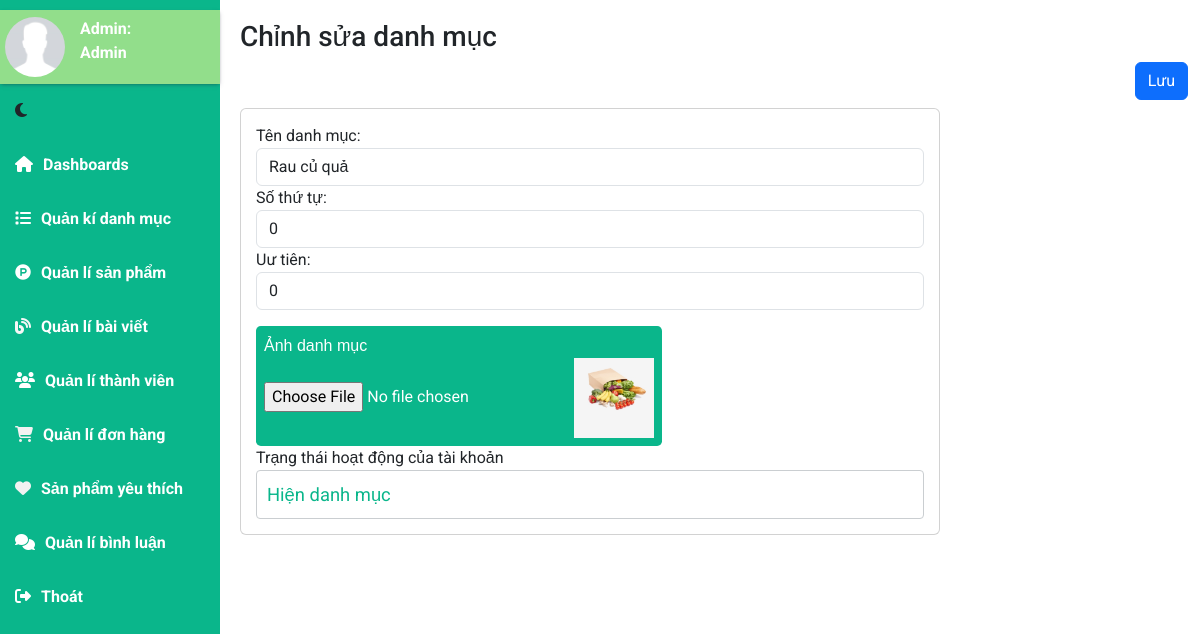
The page /admin/catagoryEdit/11 (signed in) on the database its author committed.
### tables this page shows
CREATE TABLE `danhmuc` (
  `MaDM` int NOT NULL,
  `TenDM` varchar(50) NOT NULL,
  `SoThuTu` int DEFAULT NULL COMMENT 'số thứ tự mà danh mục sẽ xuất hiện , tùy mình sắp xếp',
  `UuTien` tinyint(1) DEFAULT NULL COMMENT '0: là cho nó ẩn đi, 1 là cho nó xuất hiện tại trang chủ',
  `HinhAnh` text,
  `TrangThai` tinyint(1) NOT NULL DEFAULT '0' COMMENT '0 là hiện, 1 là ẩn'
);

### app/controller/c_admin.php (called while the page is built, shortened)
<?php
    class c_admin extends c_base{
        private $htmlAdmin;
        function __construct(){
            $this->htmlAdmin = new m_admin;
        }
            public function catagoryEdit(){
                $this->titlepage = "Admin edit catagory";
                preg_match('/\/admin\/catagoryEdit\/(\d+)/', $_SERVER['REQUEST_URI'], $matches);
                if (isset($matches[1])) {
                    $MaDM = $matches[1];
                    $getcataId = $this->htmlAdmin->get_catagoryId($MaDM);
                    $this->data['getcataId'] = $getcataId;
                }
                $this->renderView("admin/v_admin_edit_catagory", $this->titlepage ,$this->data);
            }
    }
?>

### app/routing/routeIndex.php (called while the page is built, shortened)
<?php
    $uri = isset($_GET['url']) ? "/".rtrim($_GET['url'], '/') : '/index';
    Route::dispatch($uri);
?>

### index.php (called while the page is built, shortened)
<?php
    include_once 'app/routing/routeIndex.php';
?>

### app/model/m_pdo.php (called while the page is built, shortened)
<?php
            class m_pdo{
        private $dbhost= DB_HOST;
        private $dbname= DB_NAME;
        private $username= DB_USERNAME;
        private $password = DB_PASSWORD;
        private $conn;
        function __construct(){
            try {
                $this->conn = new PDO("mysql:host=".$this->dbhost.";dbname=".$this->dbname, $this->username, $this->password);
                $this->conn->setAttribute(PDO::ATTR_ERRMODE, PDO::ERRMODE_EXCEPTION);
            } catch (PDOException $th) {
                throw $th;
            }
        }
        function pdo_query_one($sql){
            $sql_args = array_slice(func_get_args(), 1);
            try{
                $this->stmt = $this->conn->prepare($sql);
                $this->stmt->execute($sql_args);
                $row = $this->stmt->fetch(PDO::FETCH_ASSOC);
                return $row;
            }
            catch(PDOException $e){
                throw $e;
            }
            finally{
                unset($conn);
            }
        }
    }
?>

### app/model/m_admin.php (called while the page is built, shortened)
<?php
    class m_admin {
        private $data;
        function __construct(){
            $this->data = new m_pdo;
        }
        function get_catagoryId($MaDM){
            return $this->data->pdo_query_one("SELECT * FROM danhmuc WHERE MaDM = ?",$MaDM);
        }
    }
?>

### app/view/admin/v_admin_edit_catagory.php (the view, shortened to what this page needs)
<?php include_once 'v_admin_header.php'; $getcataId = $data['getcataId']; ?>
<form action="" method="post" enctype="multipart/form-data">
    <div class="main-content">
        <h3 class="title-page">
            Chỉnh sửa danh mục
        </h3>
        <div class="d-flex justify-content-end">
            <input type="submit" class="btn btn-primary mb-2" name="submit" value="Lưu">
        </div>
        <section class="row">
            <div class="col-sm-12 col-md-12 col xl-12">
                <div class="card chart tableadmin">
                    <form class="addPro" action="" method="post" enctype="multipart/form-data">
                        <div class="form-group">
                            <label for="name">Tên danh mục:</label>
                            <input type="text" class="form-control" name="TenDM" value="<?=$getcataId['TenDM']?>" >
                        </div>
                        <div class="form-group">
                            <label for="name">Số thứ tự:</label>
                            <input type="text" class="form-control" name="SoThuTu" value="<?=$getcataId['SoThuTu']?>" >
                        </div>
                        <div class="form-group">
                            <label for="name">Uư tiên:</label>
                            <input type="text" class="form-control" name="UuTien" value="<?=$getcataId['UuTien']?>" >
                        </div>
                        <div class="form-group">
                            <label for="exampleInputFile" class="label_admin">Ảnh danh mục
                            <div class="custom-file">
                                <input type="file" name="HinhAnh" >
                                <img  src="<?=APPURL?>public/img/categories/<?=$getcataId['HinhAnh']?>" alt="" style="width:80px; height:80px; object-fit:cover;">
                            </div></label>
                        </div>
                        <div class="form-group">
                            <label for="TrangThai">Trạng thái hoạt động của tài khoản</label>
                            <select class="admin__select" name="TrangThai" >
                                <option value="0"  <?=($getcataId['TrangThai'] == 0) ? 'selected' : ''?>>Hiện danh mục</option>
                            </select>
                        </div>
                    </form>
                </div>
            </div>
        </section>
    </div>
</form>
<?php include_once 'v_admin_footer.php' ?>

### app/routing/route.php (shortened to what this page needs)
<?php
class route {
    private static $routes = [];
    public static function add($uri, $controller) {
        $uri="#^".$uri."$#";
        self::$routes[] = ['uri' => $uri, 'controller' => $controller];
    }
    public static function dispatch($uri) {
        foreach (self::$routes as $route) {
            if (preg_match($route['uri'], $uri,$matches)) {
                if(count($matches)>0){
                    list($controller, $method) = explode('@', $route['controller']);
                    $controllerInstance = new $controllerClass();
                    $controllerInstance->$method();
                    return;
                }
            }
        }
    }
}

### public/css/admin.css (style rules this page uses)
* { padding: 0; margin: 0; box-sizing: border-box; font-family: 'Roboto', sans-serif; }
body { background-color: #e6e6e6; }
.main-content { padding-left: 240px; padding-bottom: 20px; }
.main-content .title-page { padding-top: 20px; }
.tableadmin { margin: left; width: 700px; }
.chart { padding: 15px; border-radius: 10px; }
.form-group input { word-wrap: break-word; white-space: pre-line; }
.admin__select { outline: none; appearance: none; -webkit-appearance: none; width: 100%; font-size: 1.15rem; padding: 10px 10px; background-color: #fff; border: 1px solid #caced1; border-radius: 0.25rem; color: #0AB68B; cursor: pointer; }
.label_admin { display: inline-block; background-color: #0AB68B; color: white; padding: 0.5rem; font-family: sans-serif; border-radius: 0.3rem; cursor: pointer; margin-top: 1rem; }

### rows shown on the page
danhmuc: TenDM "Rau củ quả", SoThuTu "0", UuTien "0", HinhAnh (picture), TrangThai "Hiện danh mục"
